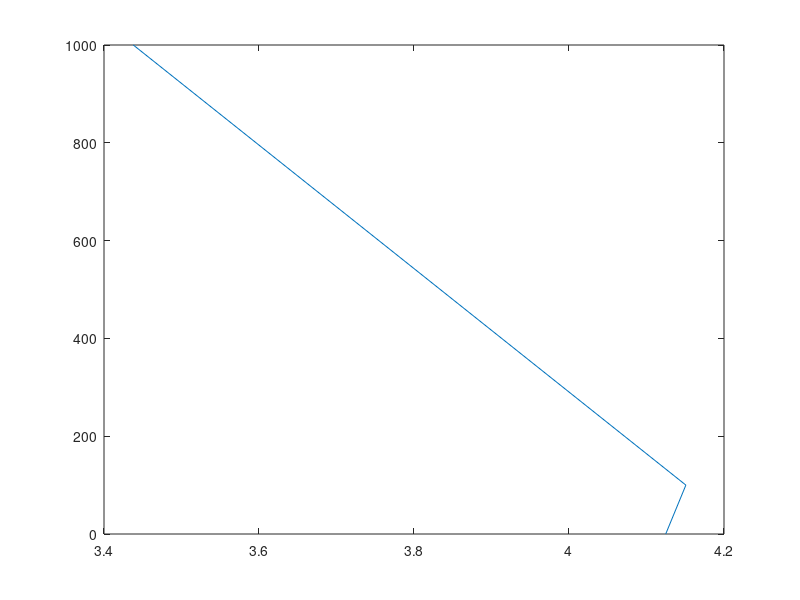

Write MATLAB code to recreate this figure.
%NTU Standards
NTU = [1000 100 0];

%Measured Voltages
V = [3.4378 4.1508 4.1248];

%Graph for calibrating
plot(V,NTU)

%NTU of 10 = 4.329 V and Calulcated to be -207.8139

